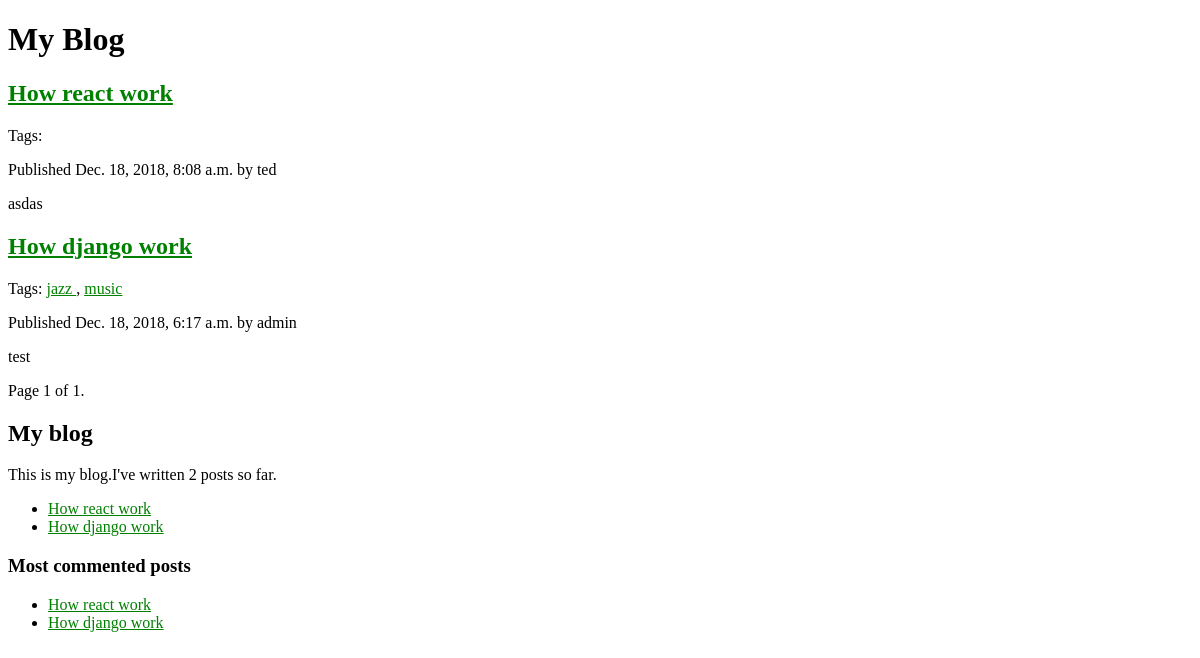
/blog/, run on an earlier commit of the app's database.
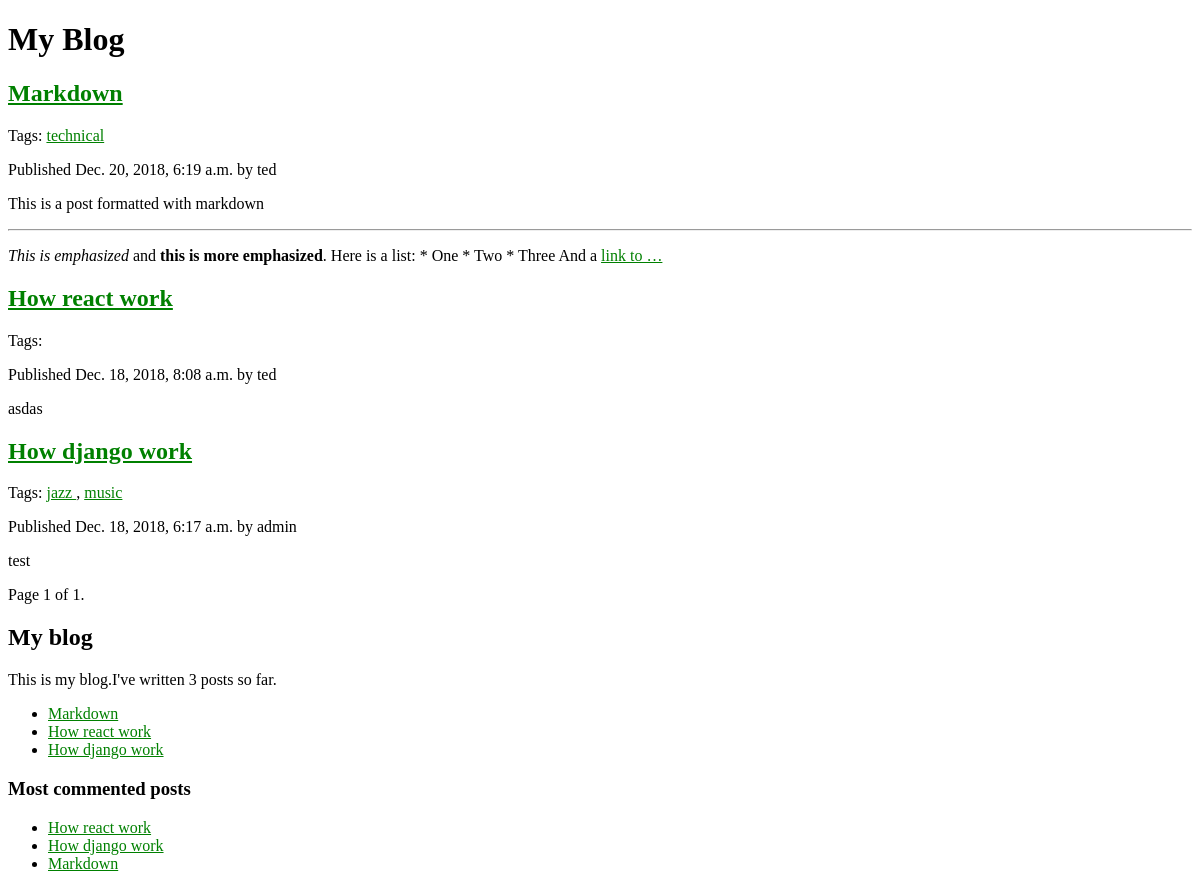
And on a later commit of the database.
### blog/models.py (models this page shows, shortened)
class Post(models.Model):
    tags = TaggableManager()
    STATUS_CHOICES = (
        ('draft', 'Draft'),
        ('published', 'Published')
    )
    objects = models.Manager()  # The default manager.
    published = PublishedManager()
    title = models.CharField(max_length=250)
    slug = models.SlugField(max_length=250,
                            unique_for_date='publish')
    author = models.ForeignKey(User,
                               related_name='blog_posts',
                               on_delete=models.CASCADE)
    body = models.TextField()
    publish = models.DateTimeField(default=timezone.now)
    created = models.DateTimeField(auto_now_add=True)
    updated = models.DateTimeField(auto_now=True)
    status = models.CharField(max_length=10,
                              choices=STATUS_CHOICES,
                              default='draft')
    def get_absolute_url(self):
        return reverse('blog:post_detail',
                       args=[self.publish.year,
                             self.publish.strftime('%m'),
                             self.publish.strftime('%d'),
                             self.slug])
    class Meta:
        ordering = ('-publish',)

### blog/views.py (the view)
# urls.py: url(r'^tag/(?P<tag_slug>[-\w]+)/$', views.post_list,
def post_list(request, tag_slug=None):
    object_list = Post.published.all()
    tag = None
    if tag_slug:
        tag = get_object_or_404(Tag, slug=tag_slug)
        object_list = object_list.filter(tags__in=[tag])
    paginator = Paginator(object_list, 3)  # 3 posts in each page
    page = request.GET.get('page')
    try:
        posts = paginator.page(page)
    except PageNotAnInteger:
        posts = paginator.page(1)
    except EmptyPage:
        posts = paginator.page(paginator.num_pages)
    return render(request,
                  'blog/post/list.html',
                  {'page': page, 'posts': posts, 'tag': tag})

### blog/models.py (called while the page is built)
    def get_queryset(self):
        return super(PublishedManager,
                     self).get_queryset()\
                          .filter(status='published')

### blog/templatetags/blog_tags.py (called while the page is built)
@register.simple_tag
def total_posts():
    return Post.published.count()

@register.inclusion_tag('blog/post/latest_posts.html')
def show_latest_posts(count=5):
    latest_posts = Post.published.order_by('-publish')[:count]
    return {'latest_posts': latest_posts}

@register.simple_tag
def get_most_commented_posts(count=5):
    return Post.published.annotate(
        total_comments=Count('comments')
    ).order_by('-total_comments')[:count]

@register.filter(name='markdown')
def markdown_format(text):
    return mark_safe(markdown.markdown(text))

### blog/templates/blog/post/list.html (shortened to what this page needs)
{% extends "blog/base.html" %}
{% load blog_tags %}
   {% block content %}
     <h1>My Blog</h1>
     {% for post in posts %}
       <h2>
         <a href="{{ post.get_absolute_url }}">
           {{ post.title }}
         </a>
       </h2>
       <p class="tags">
     Tags:
     {% for tag in post.tags.all %}
       <a href="{% url "blog:post_list_by_tag" tag.slug %}">
         {{ tag.name }}
       </a>
       {% if not forloop.last %}, {% endif %}
     {% endfor %}
      </p>
       <p class="date">
         Published {{ post.publish }} by {{ post.author }}
       </p>
       {{ post.body|markdown|truncatewords_html:30 }}
     {% endfor %}
     {% include "blog/pagination.html" with page=posts %}
   {% endblock %}

### blog/templates/blog/base.html (shortened to what this page needs)
{% load staticfiles %}
{% load blog_tags %}
   <!DOCTYPE html>
   <html>
   <head>
     <link type="text/css" href="{% static 'blog/css/blog.css' %}" rel="stylesheet">
   </head>
   <body>
     <div id="content">
       {% block content %}
       {% endblock %}
     </div>
     <div id="sidebar">
       <h2>My blog</h2>
         <p>This is my blog.I've written {% total_posts %} posts so far. </p>
         {% show_latest_posts 3 %}
       <h3>Most commented posts</h3>
    {% get_most_commented_posts as most_commented_posts %}
      <ul>
   {% for post in most_commented_posts %}
     <li>
       <a href="{{ post.get_absolute_url }}">{{ post.title }}</a>
     </li>
   {% endfor %}
     </div>
   </body>
   </html

### blog/templates/blog/pagination.html (shortened to what this page needs)
<div class="pagination">
     <span class="step-links">
       <span class="current">
         Page {{ page.number }} of {{ page.paginator.num_pages }}.
       </span>
     </span>
</div>

### blog/templates/blog/post/latest_posts.html
<ul>
   {% for post in latest_posts %}
     <li>
       <a href="{{ post.get_absolute_url }}">{{ post.title }}</a>
</li>
{% endfor %}
</ul>

### blog/static/blog/css/blog.css (style rules this page uses)
a { color: green }

What changed in the data, as far as the page shows it:
added Post: title "Markdown", publish "Dec. 20, 2018, 6:19 a.m.", author "ted", body "This is a post formatted with markdown This is emphasized and this is more emphasized . Here is a list: * One * Two * Three And a link to …"
added Tag: name "technical", shown under "Markdown"
Also different on the page:
text no longer shown: "2"
text now shown: "3"
